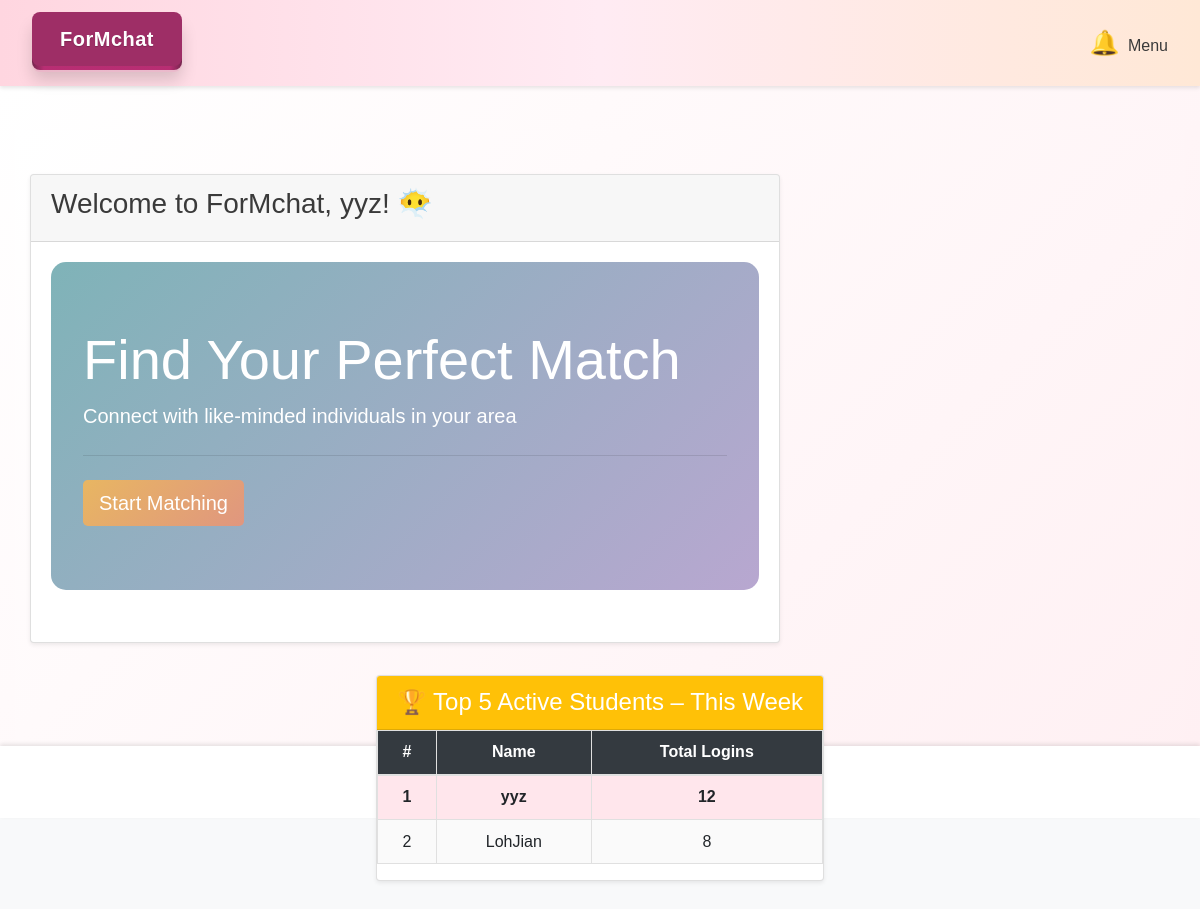
/mainpage (signed in), run on an earlier commit of the app's database.
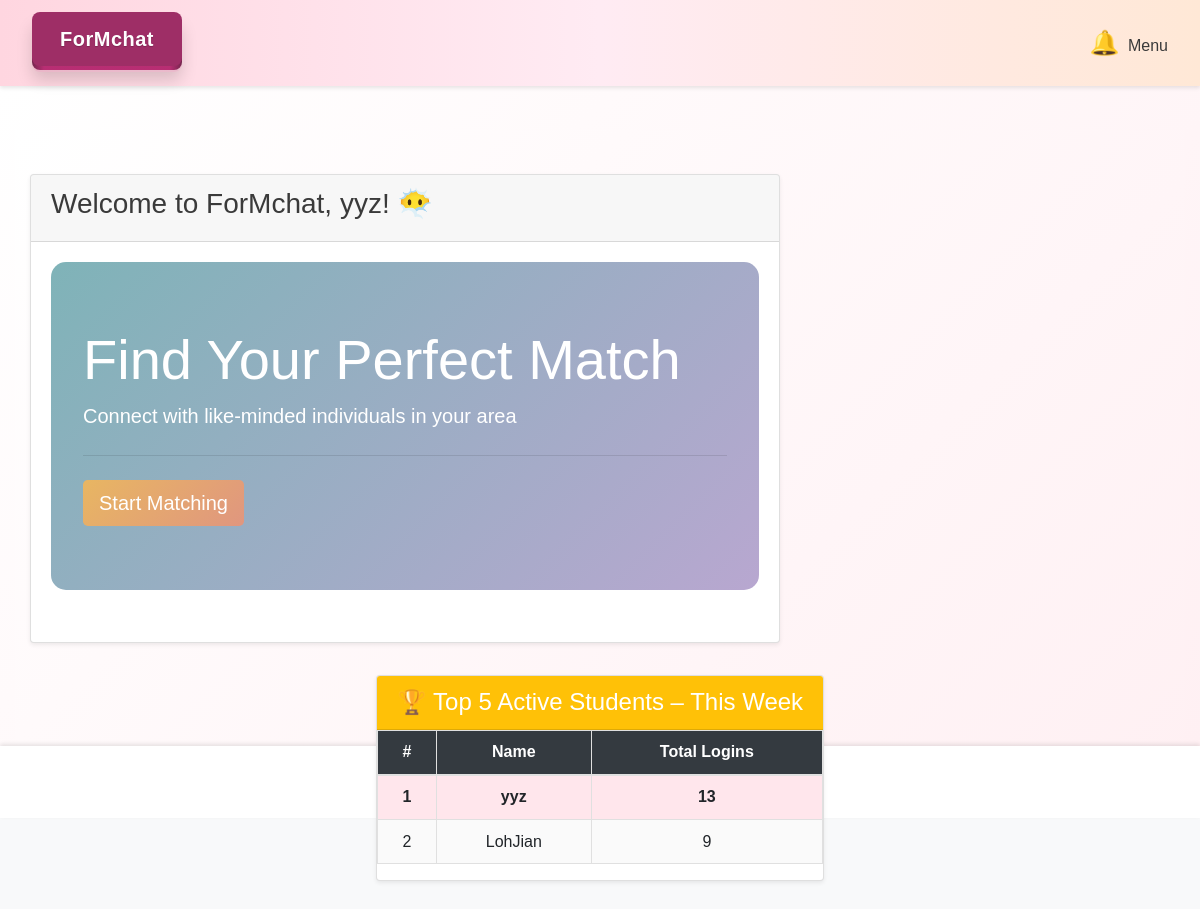
And on a later commit of the database.
### app.py (models this page shows)
class User(db.Model):
    __tablename__ = 'user'
    id = db.Column(db.Integer, primary_key=True)
    username = db.Column(db.String(100), nullable=False)
    email = db.Column(db.String(120), unique=True, nullable=False)
    password = db.Column(db.String(200), nullable=False)
    is_verified = db.Column(db.Boolean, default=False)
    verification_status = db.Column(db.String(100), default="Pending Approval")
    age = db.Column(db.Integer)
    race = db.Column(db.String(50))
    faculty = db.Column(db.String(50))
    sex = db.Column(db.String(10))
    bio = db.Column(db.Text)
    location = db.Column(db.String(100))
    avatar = db.Column(db.String(200), default=app.config['DEFAULT_AVATAR_PATH'])
    likes_received = db.relationship("Like", foreign_keys="Like.target_user_id", backref="target_user")
    loves_received = db.relationship("Love", foreign_keys="Love.target_user_id", backref="target_user")
    sent_messages = db.relationship('Message', foreign_keys='Message.sender_id', backref='sender')
    received_messages = db.relationship('Message', foreign_keys='Message.receiver_id', backref='receiver')
    last_login = db.Column(db.DateTime, default=datetime.utcnow)
    login_count = db.Column(db.Integer, default=0)

### app.py (the view)
@app.route('/mainpage')
def mainpage():
    if 'user_id' not in session:
        return redirect(url_for('login'))
    user = User.query.get(session['user_id'])
    if not user:
        flash('User not found')
        return redirect(url_for('login'))
    one_week_ago = datetime.utcnow() - timedelta(days=7)
    top_users = User.query.filter(User.last_login >= one_week_ago)\
                          .order_by(User.login_count.desc())\
                          .limit(5).all()
    return render_template('mainpage.html', user=user, users=top_users)

### app.py (called while the page is built)
@app.before_request
def before_request():
    if 'session_id' not in session:
        session['session_id'] = secrets.token_hex(16)

def generate_csrf_token():
    if 'csrf_token' not in session:
        session['csrf_token'] = secrets.token_hex(16)
    return session['csrf_token']

@app.context_processor
def inject_user_and_notifications():
    user = None
    unread_count = 0
    if 'user_id' in session:
        user_id = session['user_id']
        user = User.query.get(user_id)
        unread_count = Notification.query.filter_by(user_id=user_id, is_read=False).count()
    return dict(user=user, unread_count=unread_count)

@app.context_processor   #pass current_user to render_template() again and always available in base.html
def inject_current_user():
    user_id = session.get('user_id')
    if user_id:
        current_user = User.query.get(user_id)
        return dict(current_user=current_user)
    return dict(current_user=None)

### frontend/templates/mainpage.html (shortened to what this page needs)
{% extends "base.html" %}
{% block content %}
<head>
    <link rel="stylesheet" href="https://stackpath.bootstrapcdn.com/bootstrap/4.5.2/css/bootstrap.min.css">
    <link rel="stylesheet" href="{{ url_for('static', filename='css/style.css') }}">
</head>
<body>
    <div class="body-color">
        <div class="container-fluid mt-4">
    <div class="body-color">
        <div class="container-fluid mt-4">
            <div class="row">
                <div class="col-md-8">
                    <div class="card">
                        <div class="card-header">
                            <h3>Welcome to ForMchat, {{ user.username }}! 😶‍🌫️</h3>
                        </div>
                        <div class="card-body">
                            <div class="jumbotron">
                                <h1 class="display-4">Find Your Perfect Match</h1>
                                <p class="lead">Connect with like-minded individuals in your area</p>
                                <hr class="my-4">
                                <a class="btn start-matching-btn btn-lg" role="button" onclick="window.location.href='/matches'">Start Matching</a>
                            </div>
                        </div>
                    </div>
                </div>
                <section class="top-active box card">
                    <div class="card-header bg-warning text-white">
                        <h4 class="mb-0">🏆 Top 5 Active Students – This Week</h4>
                    </div>
                    <div class="card-body p-0">
                        <table class="leaderboard table">
                            <thead class="thead-dark">
                                <tr>
                                    <th scope="col">#</th>
                                    <th scope="col">Name</th>
                                    <th scope="col">Total Logins</th>
                                </tr>
                            </thead>
                            <tbody>
                                {% for user in users %}
                                <tr>
                                    <td>{{ loop.index }}</td>
                                    <td>{{ user.username }}</td>
                                    <td>{{ user.login_count }}</td>
                                </tr>
                                {% endfor %}
                            </tbody>
                        </table>
                    </div>
                </section>
            </div>
        </div>
    </div>
</body>
{% endblock %}

What changed in the data, as far as the page shows it:
changed User "yyz": login_count "12" → "13"
changed User "LohJian": login_count "8" → "9"
